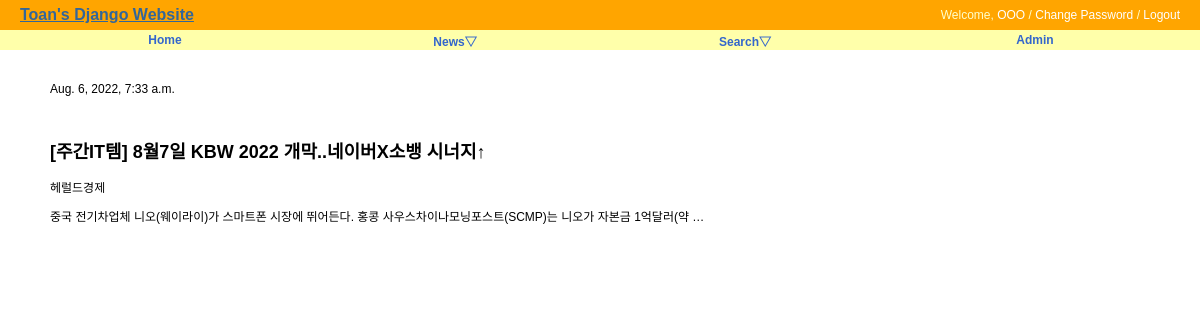
The page /news/news/1689 on the database its author committed.
### news/models.py (models this page shows, shortened)
class New(models.Model):
    title = models.CharField('TITLE', max_length=300, help_text='news title')
    writer = models.CharField('WRITER', max_length=100, help_text='publisher')
    preview = models.TextField('PREVIEW', unique=True)
    published_date = models.DateTimeField(default=timezone.now)
    class Meta:
        verbose_name = 'new'
        verbose_name_plural = 'news'
        db_table = 'news_new'
        ordering = ('-published_date',)

### news/views.py (the view)
# urls.py: path('news/<str:pk>', NewsDV.as_view(), name='news_detail'),
class NewsDV(DetailView):
    model = New

### news/templates/news/new_detail.html (shortened to what this page needs)
{% extends "base.html" %}
{% block content %}
<div id="content">
    <p>{{ new.published_date }}</p><br/>
    <h2> {{ object.title }}</h2>
    <p>{{ new.writer }}</p>
    <p>{{ new.preview }}</p>
</div>
{% endblock %}

### static/css/base.css (style rules this page uses)
body { font-family: "Lucida Grande", Verdana, Arial, sans-serif; font-size: 12px; }
div#content { position: absolute; top: 70px; left: 50px; right: 50px; }

### rows shown on the page
New: published_date "Aug. 6, 2022, 7:33 a.m.", title "[주간IT템] 8월7일 KBW 2022 개막..네이버X소뱅 시너지↑", writer "헤럴드경제", preview "중국 전기차업체 니오(웨이라이)가 스마트폰 시장에 뛰어든다. 홍콩 사우스차이나모닝포스트(SCMP)는 니오가 자본금 1억달러(약 …"
